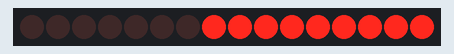
A sketch run on a simulated Arduino Uno, built with avr-gcc and run on an emulated ATmega328P. Shown: 16 shift-register outputs drawn as a row of LEDs (first output left, lit = HIGH). Wiring (inferred from the names in the program): 2 × shift register (74HC595): data pin 2; shift clock pin 3; latch pin 4. Wiring (inferred from the signals the program sends): row of LEDs: on Q0, Q1, Q2, Q3, Q4, Q5, Q6, Q7, Q8, Q9, Q10, Q11, Q12, Q13, Q14, Q15.

Above: at 0.3 s.
At 1.5 s:
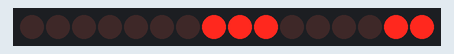
Timing chart, 0 to 3.0 s (numbered marks = the images above):
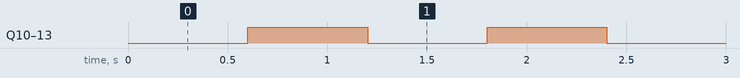

Measured:
- by itself, Q10–13: alternates HIGH for 0.60 s and LOW for 0.60 s

The sketch:

led_matrix.ino
```cpp
#define DATA 2
#define SHIFT 3
#define STORE 4
unsigned long previousMillis = 0;
const long interval = 600;          //time for one character...


int pic1[] = {0,0,255,24,24,255,0,0};          // H
int pic2[] = {60,66,169,133,133,169,66,60};    // smiley

void setup() {
  pinMode(DATA, OUTPUT);
  pinMode(SHIFT, OUTPUT);
  pinMode(STORE, OUTPUT);
}

void loop() {
 picture(pic1);
 picture(pic2);
}
void picture(int b[])
{
   while(1)
 { unsigned long currentMillis = millis();
  if (currentMillis - previousMillis >= interval) {
    previousMillis = currentMillis;

    break;
  }
    for (int i=0; i<8; i++) {
    shiftOut(DATA, SHIFT, LSBFIRST, ~b[i]);
    shiftOut(DATA, SHIFT, LSBFIRST, 128 >> i);
    store();
    }

 }
 delay(1);


  }
void store() {
  digitalWrite(STORE, HIGH);
  delayMicroseconds(10);
  digitalWrite(STORE, LOW);
  delayMicroseconds(10);
}
```
